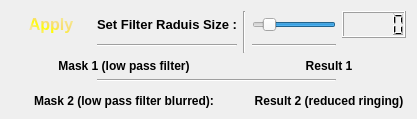
      <widget class="QWidget" name="tab_8">
       <attribute name="title">
        <string>Fourier Filtering 2</string>
       </attribute>
       <layout class="QGridLayout" name="gridLayout_26">
        <item row="0" column="1">
         <widget class="QLabel" name="label_16">
          <property name="sizePolicy">
           <sizepolicy hsizetype="Preferred" vsizetype="Maximum">
            <horstretch>0</horstretch>
            <verstretch>0</verstretch>
           </sizepolicy>
          </property>
          <property name="font">
           <font>
            <pointsize>10</pointsize>
            <weight>75</weight>
            <bold>true</bold>
           </font>
          </property>
          <property name="text">
           <string>Set Filter Raduis Size :</string>
          </property>
         </widget>
        </item>
        <item row="1" column="3">
         <widget class="Line" name="line_13">
          <property name="orientation">
           <enum>Qt::Horizontal</enum>
          </property>
         </widget>
        </item>
        <item row="1" column="1">
         <widget class="Line" name="line_12">
          <property name="orientation">
           <enum>Qt::Horizontal</enum>
          </property>
         </widget>
        </item>
        <item row="2" column="0" colspan="2">
         <widget class="MplWidget" name="mask1_widget" native="true">
          <property name="styleSheet">
           <string notr="true">color: rgb(255, 170, 0);</string>
          </property>
         </widget>
        </item>
        <item row="0" column="4">
         <widget class="QLCDNumber" name="lcdNumber"/>
        </item>
        <item row="5" column="0" colspan="2">
         <widget class="MplWidget" name="mask2_widget" native="true"/>
        </item>
        <item row="2" column="3" colspan="2">
         <widget class="MplWidget" name="imagemasked1_widget" native="true"/>
        </item>
        <item row="0" column="0">
         <widget class="QPushButton" name="pushButton_3">
          <property name="font">
           <font>
            <pointsize>12</pointsize>
            <weight>75</weight>
            <bold>true</bold>
           </font>
          </property>
          <property name="acceptDrops">
           <bool>false</bool>
          </property>
          <property name="autoFillBackground">
           <bool>false</bool>
          </property>
          <property name="styleSheet">
           <string notr="true">
color: qconicalgradient(cx:0, cy:0, angle:135, stop:0 rgba(255, 255, 0, 69), stop:0.375 rgba(255, 255, 0, 69), stop:0.423533 rgba(251, 255, 0, 145), stop:0.45 rgba(247, 255, 0, 208), stop:0.477581 rgba(255, 244, 71, 130), stop:0.518717 rgba(255, 218, 71, 130), stop:0.55 rgba(255, 255, 0, 255), stop:0.57754 rgba(255, 203, 0, 130), stop:0.625 rgba(255, 255, 0, 69), stop:1 rgba(255, 255, 0, 69));</string>
          </property>
          <property name="text">
           <string>Apply</string>
          </property>
          <property name="flat">
           <bool>true</bool>
          </property>
         </widget>
        </item>
        <item row="5" column="3" colspan="2">
         <widget class="MplWidget" name="imagemasked2_widget" native="true"/>
        </item>
        <item row="0" column="3">
         <widget class="QSlider" name="horizontalSlider">
          <property name="sizePolicy">
           <sizepolicy hsizetype="Preferred" vsizetype="Fixed">
            <horstretch>0</horstretch>
            <verstretch>0</verstretch>
           </sizepolicy>
          </property>
          <property name="maximum">
           <number>35</number>
          </property>
          <property name="value">
           <number>30</number>
          </property>
          <property name="orientation">
           <enum>Qt::Horizontal</enum>
          </property>
          <property name="invertedAppearance">
           <bool>true</bool>
          </property>
          <property name="invertedControls">
           <bool>true</bool>
          </property>
          <property name="tickPosition">
           <enum>QSlider::NoTicks</enum>
          </property>
         </widget>
        </item>
        <item row="0" column="2" rowspan="3">
         <widget class="Line" name="line_9">
          <property name="orientation">
           <enum>Qt::Vertical</enum>
          </property>
         </widget>
        </item>
        <item row="4" column="1" colspan="3">
         <widget class="Line" name="line_10">
          <property name="orientation">
           <enum>Qt::Horizontal</enum>
          </property>
         </widget>
        </item>
        <item row="5" column="2">
         <widget class="Line" name="line_11">
          <property name="orientation">
           <enum>Qt::Vertical</enum>
          </property>
         </widget>
        </item>
        <item row="3" column="0" colspan="2">
         <widget class="QLabel" name="label_17">
          <property name="sizePolicy">
           <sizepolicy hsizetype="Preferred" vsizetype="Maximum">
            <horstretch>0</horstretch>
            <verstretch>0</verstretch>
           </sizepolicy>
          </property>
          <property name="font">
           <font>
            <weight>75</weight>
            <bold>true</bold>
           </font>
          </property>
          <property name="text">
           <string>Mask 1 (low pass filter)</string>
          </property>
          <property name="alignment">
           <set>Qt::AlignCenter</set>
          </property>
         </widget>
        </item>
        <item row="6" column="0" colspan="2">
         <widget class="QLabel" name="label_19">
          <property name="sizePolicy">
           <sizepolicy hsizetype="Preferred" vsizetype="Maximum">
            <horstretch>0</horstretch>
            <verstretch>0</verstretch>
           </sizepolicy>
          </property>
          <property name="font">
           <font>
            <weight>75</weight>
            <bold>true</bold>
           </font>
          </property>
          <property name="text">
           <string>Mask 2 (low pass filter blurred):</string>
          </property>
          <property name="alignment">
           <set>Qt::AlignCenter</set>
          </property>
         </widget>
        </item>
        <item row="3" column="3" colspan="2">
         <widget class="QLabel" name="label_18">
          <property name="font">
           <font>
            <weight>75</weight>
            <bold>true</bold>
           </font>
          </property>
          <property name="text">
           <string>Result 1</string>
          </property>
          <property name="alignment">
           <set>Qt::AlignCenter</set>
          </property>
         </widget>
        </item>
        <item row="6" column="3" colspan="2">
         <widget class="QLabel" name="label_20">
          <property name="font">
           <font>
            <weight>75</weight>
            <bold>true</bold>
           </font>
          </property>
          <property name="text">
           <string>Result 2 (reduced ringing)</string>
          </property>
          <property name="alignment">
           <set>Qt::AlignCenter</set>
          </property>
         </widget>
        </item>
       </layout>
      </widget>
